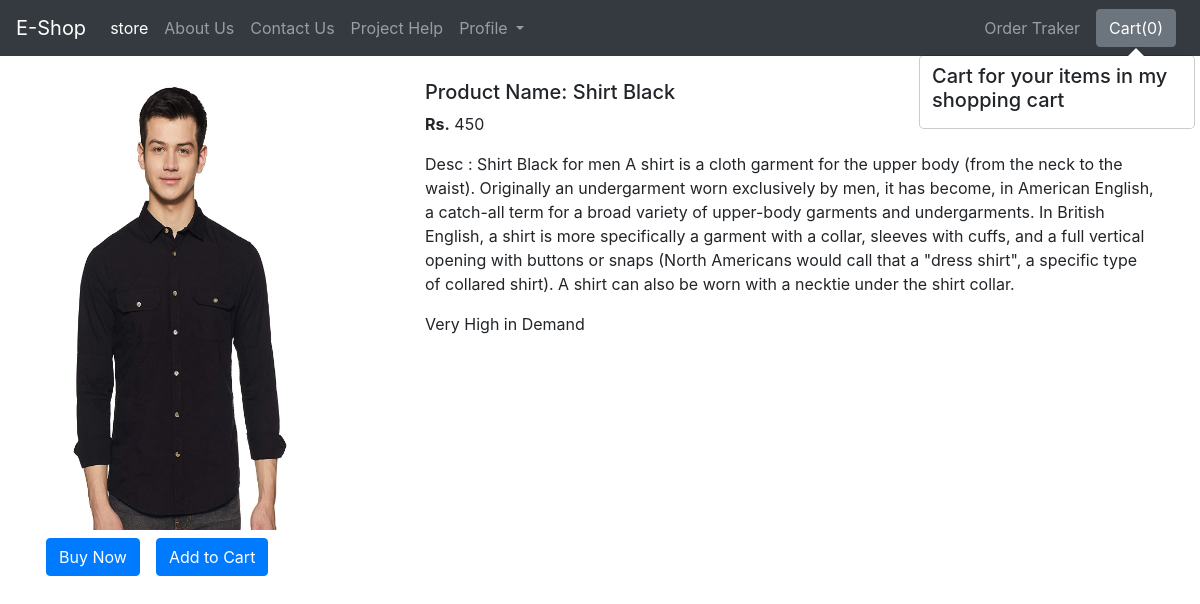
Page /productview/1 on the committed database.
### store/models.py (models this page shows)
class Image(models.Model):
    title = models.CharField(max_length=100)
    description = models.TextField(default="")
    price = models.IntegerField(default=0)
    image = models.ImageField(upload_to='images',default="")
    cat = models.ForeignKey(Category,on_delete=models.CASCADE)
    def __str__(self):
        return self.title

### store/views.py (the view)
# urls.py: path('productview/<int:id>',views.productview,name="productview"),
def productview(request,id):
    product = Image.objects.get(id = id)
    print(product)
    data={'product':product}
    return render(request,"productview.html",data)

### store/templates/productview.html (shortened to what this page needs)
{% extends 'navbar.html' %}
{% block body %}
    <div class="container my-4">
        <div class="row">
            <div class="col-md-4">
              <div class="row">
                <img src="/media/{{product.image}}" width="300px" height="450px" alt="...">
              </div>
              <div class="row">
                <button class="btn btn-primary mx-3 mt-2">Buy Now </button>
                <button id="cart" class="btn btn-primary mt-2">Add to Cart </button>
              </div>
            </div>
        <div class="col-md-8">
            <h5>Product Name: {{product.title}}</h5>
            <p><b>Rs.</b> {{product.price}}</p>
            <p>Desc : {{product.description}}</p>
            <marquee>Very High in Demand</marquee>
        </div>
      </div>
    </div>
{% endblock %}

### store/templates/navbar.html (shortened to what this page needs)
<!doctype html>
<html lang="en">
  <head>
    <link rel="stylesheet" href="https://cdn.jsdelivr.net/npm/bootstrap@4.6.0/dist/css/bootstrap.min.css">
  </head>
  <body>
<nav class="navbar sticky-top navbar-expand-lg navbar-dark bg-dark">
    <a class="navbar-brand" href="/">E-Shop</a>
    <div class="collapse navbar-collapse" id="navbarSupportedContent">
      <ul class="navbar-nav mr-auto">
        <li class="nav-item active">
          <a class="nav-link" href="/">store <span class="sr-only">(current)</span></a>
        </li>
        <li class="nav-item">
          <a class="nav-link" href="/aboutus">About Us</a>
        </li>
        <li class="nav-item">
          <a class="nav-link" href="/contact">Contact Us</a>
        </li>
        <li class="nav-item">
          <a class="nav-link" href="/projecthelp">Project Help</a>
        </li>
        <li class="nav-item dropdown">
          <a class="nav-link dropdown-toggle" href="#" id="navbarDropdown" role="button" data-toggle="dropdown" aria-haspopup="true" aria-expanded="false">
              Profile
          </a>
          </li>
      </ul>
        <ul class="navbar-nav my-2 my-lg-0">
          <li class="nav-item">
            <a class="nav-link" href="/tracker">Order Traker</a>
          </li>
        </ul>
        <button type="button" class="btn btn-secondary mx-2" id="popcart" data-container="body" data-toggle="popover" data-placement="bottom" data-html="true" data-content="Vivamus
    sagittis lacus vel augue laoreet rutrum faucibus.">
      Cart(<span id="cart">0</span>)
    </button>
    </div>
  </nav>
  {% block body %} {% endblock %}
</body>
</html>

### rows in the picture
Image: image (picture), title "Shirt Black", price "450", description "Shirt Black for men A shirt is a cloth garment for the upper body (from the neck to the waist). Originally an undergarment worn exclusively by men, it has become, in American English, a catch-all term for a broad variety of upper-body garments and undergarments. In British English, a shirt is more specifically a garment with a collar, sleeves with cuffs, and a full vertical opening with buttons or snaps (North Americans would call that a \"dress shirt\", a specific type of collared shirt). A shirt can also be worn with a necktie under the shirt collar."
